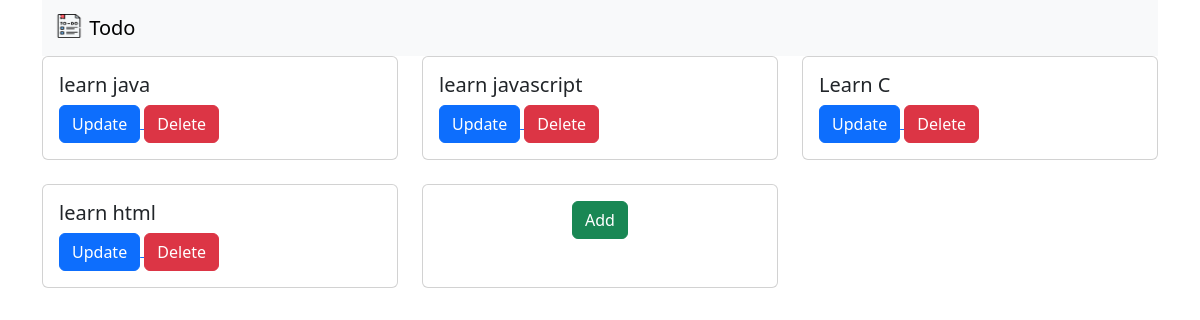
Before: / with the older database file.
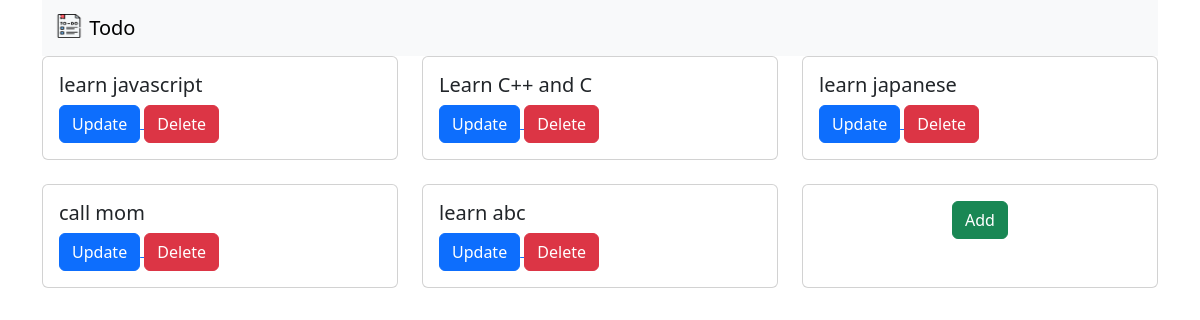
After: the same page with the newer database file.
### todo_app/models.py (models this page shows, shortened)
class Todo(models.Model) : #PascalCase  its like create table
    title=models.CharField(max_length=200) # varchar, char

### todo_app/views.py (the view)
# urls.py: path("", views.TodoListView.as_view(), name="todo-list"),
class TodoListView(ListView):
    model=Todo
    template_name="bootstrap/todo_list.html"
    context_object_name="todos"

### templates/bootstrap/todo_list.html (shortened to what this page needs)
  {% extends "bootstrap/base.html" %}
{% block content %}
  <div class="row row-cols-1 row-cols-md-3 g-4">
      {%for todo in todos %}
  <div class="col">
    <div class="card h-100">
      <div class="card-body">
        <h5 class="card-title">{{todo.title}}</h5>
          <a href="{% url 'todo-update' todo.pk %}">
            <button class="btn btn-primary">Update</button>
        </a>
    <form action="{% url 'todo-delete' todo.pk %}" method="post" style="display:inline;">
    <button type="submit" class="btn btn-danger">Delete</button>
</form>
      </div>
    </div>
  </div>
      {% endfor %}
       <div class="col">
    <div class="card h-100 text-center">
      <div class="card-body">
        <a href="{% url 'todo-create' %}" class="btn btn-success">Add</a>
      </div>
    </div>
  </div>
</div>
{% endblock content %}

### templates/bootstrap/base.html (shortened to what this page needs)
{% load static %}
<!doctype html>
<html lang="en">
  <head>
    <link href="{% static 'css/bootstrap.min.css' %}" rel="stylesheet">
  </head>
  <body>
   <div class="container">
    <nav class="navbar bg-body-tertiary">
  <div class="container-fluid">
    <a class="navbar-brand" href="/">
      <img src="{% static 'img/logo.png' %}" alt="Logo" width="30" height="24" class="d-inline-block align-text-top">
      Todo
    </a>
  </div>
</nav>
    {% block content %}
    {% endblock content %}
    </div>
  </body>
</html>

Changed rows visible on the page:
removed Todo: title "learn java"
removed Todo: title "learn html"
changed Todo: title "Learn C" → "Learn C++ and C"
added Todo: title "learn japanese"
added Todo: title "call mom"
added Todo: title "learn abc"
